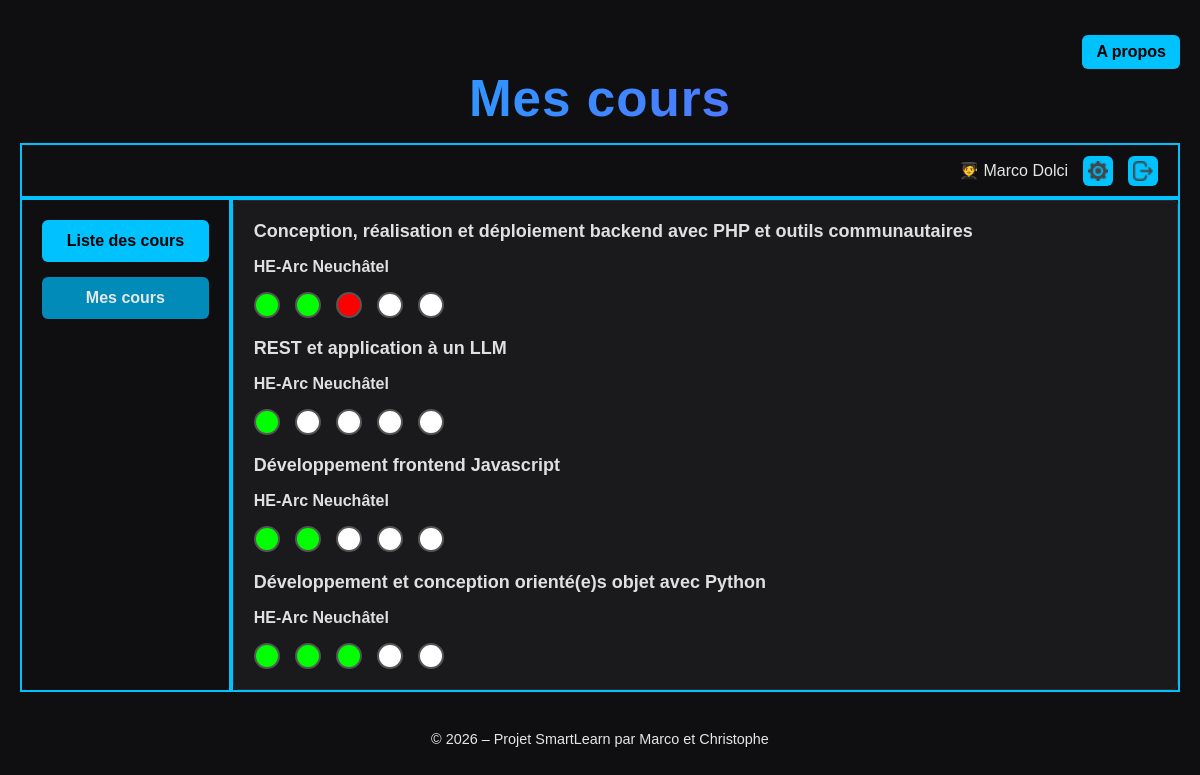
/smartlearn/my-courses (signed in), run on the app's committed database.
### tables this page shows
CREATE TABLE enrollment (
    id INT AUTO_INCREMENT PRIMARY KEY,
    user_id INT NOT NULL,
    course_id INT NOT NULL,
    created_at TIMESTAMP DEFAULT CURRENT_TIMESTAMP,

    CONSTRAINT unique_user_course 
        UNIQUE (user_id, course_id),

    CONSTRAINT fk_enroll_user
        FOREIGN KEY (user_id)
        REFERENCES user(id)
        ON DELETE CASCADE,

    CONSTRAINT fk_enroll_course
        FOREIGN KEY (course_id)
        REFERENCES course(id)
        ON DELETE CASCADE
);

CREATE TABLE course (
    id INT AUTO_INCREMENT PRIMARY KEY,
    name VARCHAR(100) NOT NULL,
    descriptive TEXT NOT NULL,
    delay DATE NOT NULL,
    date_start DATE NOT NULL,
    date_end DATE NOT NULL,
    time_start TIME NOT NULL,
    time_end TIME NOT NULL,
    days VARCHAR(100) NOT NULL,
    period INT NOT NULL,
    sites VARCHAR(100) NOT NULL,
    price DECIMAL(10,2) NOT NULL,
    teacher_id INT NOT NULL,
    
    CONSTRAINT fk_course_teacher
        FOREIGN KEY (teacher_id)
        REFERENCES user(id)
        ON DELETE CASCADE
);

CREATE TABLE enrollmentstatus (
    id INT PRIMARY KEY,
    inscription_status   ENUM('white', 'green', 'red') NOT NULL DEFAULT 'white',
    admissibilite_status ENUM('white', 'green', 'red') NOT NULL DEFAULT 'white',
    paiement_status      ENUM('white', 'green', 'red') NOT NULL DEFAULT 'white',
    realisation_status   ENUM('white', 'green', 'red') NOT NULL DEFAULT 'white',
    certification_status ENUM('white', 'green', 'red') NOT NULL DEFAULT 'white',

    CONSTRAINT fk_status_enrollment
        FOREIGN KEY (id)
        REFERENCES enrollment(id)
        ON DELETE CASCADE
);

### app/controllers/MyCoursesController.php (called while the page is built)
<?php
require_once 'app/models/Enrollment.php';
class MyCoursesController {
    public function index() {
        $user = $_SESSION['user'];
        $courses = Enrollment::getCoursesByUserId($user['id']);
        $nav = NavigationHelper::getNavigationButton();
        return Helper::view("my_courses", [
            'title'     => 'Mes cours',
            'btnAbout'  => $nav['btnAbout'],
            'btnAboutLink'   => $nav['btnAboutLink'],
            'user'      => $user,
            'courses'   => $courses
        ]);
    }
}

### index.php (called while the page is built, shortened)
<?php
try {
    $uri = Request::uri();
    $router = Router::load('routes.php');
    $router->direct($uri);
} catch (Exception $e) {
    error_log($e->getMessage());
    Helper::view('error', [
        'title' => 'Erreur interne – 500',
        'message' => "Une erreur inattendue est survenue : " . $e->getMessage()
    ], public: true);
    exit;
}

### core/Model.php (called while the page is built, shortened)
<?php
class Model {
   public static function tableName() {
      return strtolower(get_called_class());
   }
}

### app/models/Enrollment.php (called while the page is built, shortened)
<?php
require_once "core/Model.php";
class Enrollment extends Model {
    public static function getCoursesByUserId($user_id) {
        $dbh = App::get('dbh');
        $table = static::tableName();
        $stmt = $dbh->prepare("
            SELECT
                e.id AS enrollment_id,
                e.created_at,
                c.id AS course_id,
                c.name,
                c.descriptive,
                c.delay,
                c.date_start,
                c.date_end,
                c.time_start,
                c.time_end,
                c.days,
                c.period,
                c.sites,
                c.price,
                es.inscription_status,
                es.admissibilite_status,
                es.paiement_status,
                es.realisation_status,
                es.certification_status
            FROM $table e
            INNER JOIN course c ON c.id = e.course_id
            LEFT JOIN enrollmentstatus es ON es.id = e.id
            WHERE e.user_id = :user_id
            ORDER BY c.date_start ASC
        ");
        $stmt->execute(['user_id' => $user_id]);
        return $stmt->fetchAll(PDO::FETCH_CLASS, 'EnrollmentCourse');
    }
}

### core/App.php (called while the page is built)
<?php
class App{
  private static $app = [];
  public static function get($key) {
    return static::$app[$key];
  }
  public static function set($key, $value) {
     static::$app[$key] = $value;
  }
  public static function load_config($file) {
     static::$app['config'] = require($file);
  }
}

### app/views/partials/course_item.php (the view)
<?php
    $isAdmin = App::get('isAdmin');
?>
<div class="suivi-course">
    <div class="course-title">
        <?= Helper::e($course->name)?>
    </div>
    <div class="course-meta">
        <p><?= Helper::e($course->sites)?></p>
    </div>
    <div class="pastilles">
        <div class="pastille <?= $isAdmin ? 'clickable' : '' ?>"
            data-id="<?= Helper::e($course->enrollment_id) ?>"
            data-state="<?= Helper::e($course->inscription_status ?? 'white') ?>"
            data-name="inscription_status"
            title="Inscription"></div>
        <div class="pastille <?= $isAdmin ? 'clickable' : '' ?>"
            data-id="<?= Helper::e($course->enrollment_id) ?>"
            data-state="<?= Helper::e($course->admissibilite_status ?? 'white') ?>"
            data-name="admissibilite_status"
            title="Admissibilité"></div>
        <div class="pastille <?= $isAdmin ? 'clickable' : '' ?>"
            data-id="<?= Helper::e($course->enrollment_id) ?>"
            data-state="<?= Helper::e($course->paiement_status ?? 'white') ?>"
            data-name="paiement_status"
            title="Paiement"></div>
        <div class="pastille <?= $isAdmin ? 'clickable' : '' ?>"
            data-id="<?= Helper::e($course->enrollment_id) ?>"
            data-state="<?= Helper::e($course->realisation_status ?? 'white') ?>"
            data-name="realisation_status"
            title="Réalisation"></div>
        <div class="pastille <?= $isAdmin ? 'clickable' : '' ?>"
            data-id="<?= Helper::e($course->enrollment_id) ?>"
            data-state="<?= Helper::e($course->certification_status ?? 'white') ?>"
            data-name="certification_status"
            title="Certification"></div>
    </div>
</div>

### app/views/my_courses.view.php
<div class="cours-container">
    <div class="suivi-colum">
        <?php if (!empty($courses)): ?>
            <?php foreach ($courses as $course): ?>
                <?php require 'partials/course_item.php'; ?>
            <?php endforeach; ?>
        <?php else: ?>
            <div class="suivi-course">
                <p>Aucun cours inscrit pour le moment.</p>
            </div>
        <?php endif; ?>
    </div>
</div>

### public/css/style.css (style rules this page uses)
:root { --accent: #00c2ff; --accent-light: #4ddcff; --accent-dark: #008bb8; --color-bg: #0f0f11; --color-bg-alt: #16161a; --color-text: #e6e6e6; --color-text-muted: #a8a8a8; --red: #ff4d4d; --red-light: #ff8080; --red-bg: rgba(255, 0, 0, 0.15); --green: #4dff4d; --green-light: #80ff80; --green-bg: rgba(0, 255, 0, 0.15); --yellow: #ffd966; --yellow-light: #ffecb3; --gray: #2a2a2e; --gray-light: #3a3a40; --gray-bg: #1a1a1d; --separator: #ccc; --pastille-border: #555; --card-bg: var(--gray-bg); --card-border: var(--gray); --radius-border: 6px; --form-bg: #1b1b1e; --form-border: #2c2c31; --input-bg: #242428; --input-border: #3a3a40; --input-text: #ffffff; --btn-bg: var(--accent); --btn-text: #000; --btn-bg-hover: var(--accent-light); --btn-bg-active: var(--accent-dark); --disabled-bg: #ccc; --title-color: #e0e0e0; --meta-color: #e0e0e0; --gradient-end: #7d4dff; --suivi-user-color: var(--accent); --row-bg: #1a1a1a; --row-border: #2c2c2c; }
body { font-family: Arial, sans-serif; margin: 20px; background-color: var(--color-bg); color: var(--color-text); }
.suivi-colum { background: var(--card-bg); border-radius: 6px; border: 1px solid var(--form-border); }
.suivi-course { flex: 1; margin: 20px 0px 20px 20px; }
.course-title, .course-meta { font-weight: bold; margin-bottom: 10px; color: var(--title-color); }
.course-title { font-size: 18px; }
.course-meta { font-size: 16px; }
.pastilles { display: flex; gap: 15px; }
.pastille { width: 22px; height: 22px; border-radius: 50%; border: 2px solid var(--pastille-border); transition: 0.2s; pointer-events: auto; }
.pastille[data-state="white"] { background: #ffffff; }
.pastille[data-state="green"] { background: #00ff00; }
.pastille[data-state="red"] { background: #ff0000; }

### data on the page
enrollment: course.name "Conception, réalisation et déploiement backend avec PHP et outils communautaires", course.sites "HE-Arc Neuchâtel"
enrollment: course.name "REST et application à un LLM", course.sites "HE-Arc Neuchâtel"
enrollment: course.name "Développement frontend Javascript", course.sites "HE-Arc Neuchâtel"
enrollment: course.name "Développement et conception orienté(e)s objet avec Python", course.sites "HE-Arc Neuchâtel"

### other printed values
Helper::e($btnAbout) "A propos"
Helper::e($title ?? "SmartLearn") "Mes cours"
$icon "🧑‍🎓"
